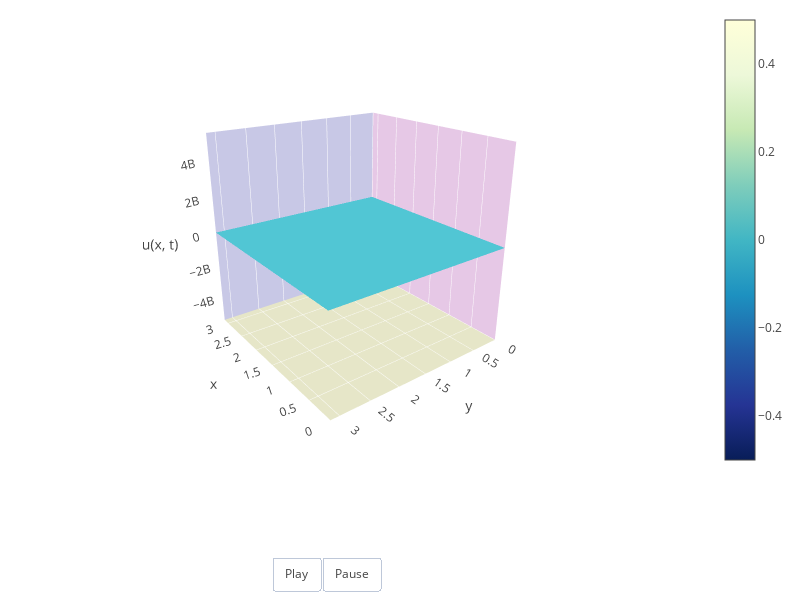

Notebook code for this chart:
### Markdown cell above
Анимация

### Code cell
solver.show_evolution()

### Figure 1 — Plotly figure (JSON) as saved in the notebook; plotly's stock layout.template omitted (floating-point values rounded to 4 significant figures; data arrays with more than 128 entries replaced by an {"elided": "..."} marker saying what was removed)
{"data": [{"colorscale": "YlGnBu", "type": "surface", "uid": "ac67006b-a28d-4543-b5f2-63c18f50154f", "z": {"elided": "40x50 int values"}}], "layout": {"autosize": false, "height": 600, "margin": {"b": 10, "l": 10, "r": 20, "t": 10}, "scene": {"aspectmode": "cube", "camera": {"eye": {"x": -2, "y": 1.5, "z": 1}}, "xaxis": {"backgroundcolor": "rgb(200, 200, 230)", "gridcolor": "rgb(255, 255, 255)", "range": [0, 3.142], "showbackground": true, "title": {"text": "x"}, "zerolinecolor": "rgb(255, 255, 255)"}, "yaxis": {"backgroundcolor": "rgb(230, 200,230)", "gridcolor": "rgb(255, 255, 255)", "range": [0, 3.142], "showbackground": true, "title": {"text": "y"}, "zerolinecolor": "rgb(255, 255, 255)"}, "zaxis": {"backgroundcolor": "rgb(230, 230,200)", "gridcolor": "rgb(255, 255, 255)", "range": [-5494000000.0, 5494000000.0], "showbackground": true, "title": {"text": "u(x, t)"}, "zerolinecolor": "rgb(255, 255, 255)"}}, "updatemenus": [{"buttons": [{"args": [null, {"frame": {"duration": 100, "redraw": false}, "fromcurrent": true, "transition": {"duration": 100}}], "label": "Play", "method": "animate"}, {"args": [[null], {"frame": {"duration": 0, "redraw": false}, "mode": "immediate", "transition": {"duration": 0}}], "label": "Pause", "method": "animate"}], "direction": "left", "pad": {"r": 10, "t": 87}, "showactive": false, "type": "buttons", "x": 0.55, "xanchor": "right", "y": 0, "yanchor": "top"}], "width": 800}}
